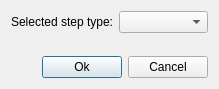
<?xml version="1.0" encoding="UTF-8"?>
<ui version="4.0">
 <class>StepType</class>
 <widget class="QDialog" name="StepType">
  <property name="geometry">
   <rect>
    <x>0</x>
    <y>0</y>
    <width>219</width>
    <height>89</height>
   </rect>
  </property>
  <property name="windowTitle">
   <string>Dialog</string>
  </property>
  <layout class="QVBoxLayout" name="verticalLayout">
   <item>
    <layout class="QHBoxLayout" name="horizontalLayout_2">
     <item>
      <widget class="QLabel" name="label">
       <property name="text">
        <string>Selected step type:</string>
       </property>
      </widget>
     </item>
     <item>
      <widget class="QComboBox" name="comboBox"/>
     </item>
    </layout>
   </item>
   <item>
    <spacer name="verticalSpacer">
     <property name="orientation">
      <enum>Qt::Vertical</enum>
     </property>
     <property name="sizeHint" stdset="0">
      <size>
       <width>20</width>
       <height>40</height>
      </size>
     </property>
    </spacer>
   </item>
   <item>
    <layout class="QHBoxLayout" name="horizontalLayout">
     <item>
      <spacer name="horizontalSpacer">
       <property name="orientation">
        <enum>Qt::Horizontal</enum>
       </property>
       <property name="sizeHint" stdset="0">
        <size>
         <width>40</width>
         <height>20</height>
        </size>
       </property>
      </spacer>
     </item>
     <item>
      <widget class="QPushButton" name="ok">
       <property name="text">
        <string>Ok</string>
       </property>
      </widget>
     </item>
     <item>
      <widget class="QPushButton" name="cancel">
       <property name="text">
        <string>Cancel</string>
       </property>
      </widget>
     </item>
    </layout>
   </item>
  </layout>
 </widget>
 <resources/>
 <connections/>
</ui>
